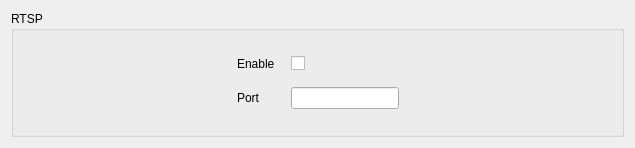
           <widget class="QWidget" name="StWdt_RTSP">
            <layout class="QGridLayout" name="gridLayout_15">
             <item row="0" column="0">
              <widget class="QGroupBox" name="GBoxNetWork_RTSP">
               <property name="title">
                <string>RTSP</string>
               </property>
               <layout class="QGridLayout" name="gridLayout_24">
                <item row="0" column="0">
                 <spacer name="horizontalSpacer_12">
                  <property name="orientation">
                   <enum>Qt::Horizontal</enum>
                  </property>
                  <property name="sizeHint" stdset="0">
                   <size>
                    <width>198</width>
                    <height>20</height>
                   </size>
                  </property>
                 </spacer>
                </item>
                <item row="0" column="1">
                 <layout class="QFormLayout" name="FLayoutNetWorkRtsp">
                  <property name="horizontalSpacing">
                   <number>16</number>
                  </property>
                  <property name="verticalSpacing">
                   <number>16</number>
                  </property>
                  <property name="leftMargin">
                   <number>16</number>
                  </property>
                  <property name="topMargin">
                   <number>16</number>
                  </property>
                  <property name="rightMargin">
                   <number>16</number>
                  </property>
                  <property name="bottomMargin">
                   <number>16</number>
                  </property>
                  <item row="0" column="1">
                   <widget class="QCheckBox" name="CBoxNetWorkRtspEnable">
                    <property name="text">
                     <string/>
                    </property>
                   </widget>
                  </item>
                  <item row="0" column="0">
                   <widget class="QLabel" name="LabNetWorkRtspEnable">
                    <property name="text">
                     <string>Enable</string>
                    </property>
                   </widget>
                  </item>
                  <item row="1" column="0">
                   <widget class="QLabel" name="LabNetWorkRtspPort">
                    <property name="text">
                     <string>Port</string>
                    </property>
                   </widget>
                  </item>
                  <item row="1" column="1">
                   <widget class="QLineEdit" name="LiEditNetWorkRtspPort"/>
                  </item>
                 </layout>
                </item>
                <item row="0" column="2">
                 <spacer name="horizontalSpacer_13">
                  <property name="orientation">
                   <enum>Qt::Horizontal</enum>
                  </property>
                  <property name="sizeHint" stdset="0">
                   <size>
                    <width>197</width>
                    <height>20</height>
                   </size>
                  </property>
                 </spacer>
                </item>
               </layout>
              </widget>
             </item>
            </layout>
           </widget>
